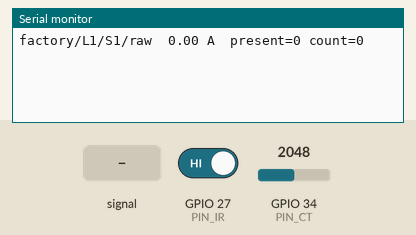
The program below on a simulated ESP32. On the bench: the last lines printed to the serial monitor. The inputs (shaded band) are chosen by the test bench; at power-on: GPIO 27 (PIN_IR) HIGH, GPIO 34 (PIN_CT) = 2048 (analog values on the 0–4095 scale). WiFi joins after 1.5 s; servers stay silent unless stated; no MQTT or app messages arrive unless stated.

Above: at 2.7 s.
2.8 s: GPIO 34 (PIN_CT) fed a 200 Hz sine of ±327 counts around its level
At 4.1 s:
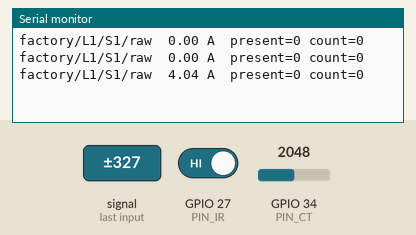
4.3 s: GPIO 27 (PIN_IR) driven LOW
At 5.5 s:
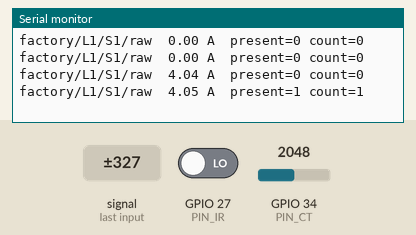
5.8 s: GPIO 34 (PIN_CT) set to 2866
At 5.8 s:
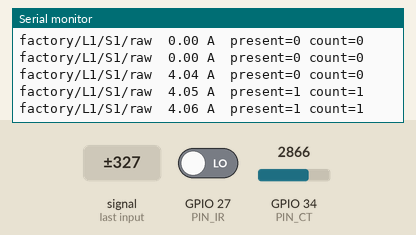
7.3 s: GPIO 27 (PIN_IR) driven HIGH
At 8.5 s:
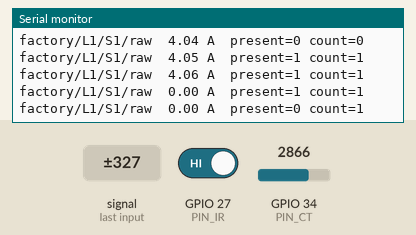
Timing chart, 0 to 9.8 s (numbered marks = the images above; inputs shaded):
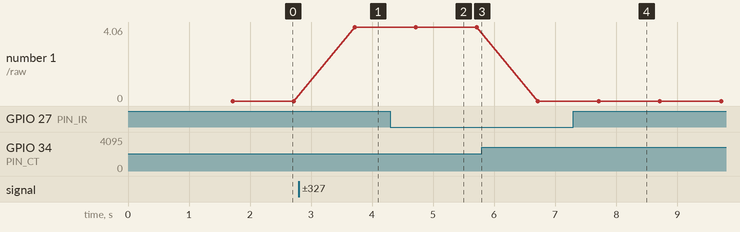

Measured:
- after the input at 2.8 s, the serial monitor: prints a new line after 0.92 s (image 1)
- after the input at 4.3 s, the serial monitor: prints a new line after 0.42 s (image 2)
- after the input at 7.3 s, the serial monitor: prints a new line after 0.42 s (image 4)
- plotted number 1: 0 → 4.04 after the input at 2.8 s

The program:

main.cpp
```cpp
// Real-Time Factory Digital Twin — retrofit edge firmware (build plan Phase 8, Route B)
//
// A clamp-on CT (SCT-013) + an IR/proximity part sensor on an ESP32, publishing the
// SAME raw MQTT schema the emulator uses. NO PLC, NO machine modification. Machine
// STATE is inferred downstream by services/inference (novelty #1) — this node ships
// only the measured signals.
//
// Publishes to:  factory/{LINE_ID}/{STATION_ID}/raw   ~1 Hz
//   { "ts": <ISO8601 or ""> , "line_id","station_id","current_a","part_present","part_count" }
//
// Wiring (typical):
//   SCT-013 -> burden resistor + 1.65V bias divider -> GPIO34 (ADC1_CH6)
//   IR/proximity sensor digital out -> GPIO27 (active LOW when a part is present)
//
// libs (see platformio.ini): PubSubClient (MQTT), ArduinoJson

#include <WiFi.h>
#include <PubSubClient.h>
#include <ArduinoJson.h>

// ----------------------- CONFIG (edit these) -----------------------
static const char* WIFI_SSID     = "YOUR_WIFI";
static const char* WIFI_PASS     = "YOUR_WIFI_PASSWORD";
static const char* MQTT_HOST     = "192.168.1.10";   // the Mosquitto broker host
static const int   MQTT_PORT     = 1883;

static const char* LINE_ID       = "L1";
static const char* STATION_ID    = "S1";

static const int   PIN_CT        = 34;   // ADC1 pin for the CT burden voltage
static const int   PIN_IR        = 27;   // IR/proximity digital input
static const bool  IR_ACTIVE_LOW = true; // most IR modules pull LOW on detect

// SCT-013 calibration: amps per RMS-count. Tune against a known load (see README).
static const float CURRENT_CAL   = 0.0180f;
static const int   RMS_SAMPLES   = 1480;  // ~3 mains cycles at the sample rate
static const uint32_t PUBLISH_MS = 1000;  // publish cadence

// ----------------------- state -----------------------
WiFiClient      net;
PubSubClient    mqtt(net);
char            topic[80];
volatile uint32_t partCount = 0;
int             lastIr = HIGH;
uint32_t        lastPublish = 0;

// ----------------------- helpers -----------------------
float readCurrentRms() {
  // Remove DC bias with a running mean, accumulate squared AC component.
  double sumSq = 0.0;
  double mean  = analogRead(PIN_CT);
  for (int i = 0; i < RMS_SAMPLES; i++) {
    int raw = analogRead(PIN_CT);
    mean += (raw - mean) / 40.0;          // track the mid-rail bias
    double ac = raw - mean;
    sumSq += ac * ac;
  }
  double rms = sqrt(sumSq / RMS_SAMPLES);
  return (float)(rms * CURRENT_CAL);
}

bool readPartPresent() {
  int v = digitalRead(PIN_IR);
  return IR_ACTIVE_LOW ? (v == LOW) : (v == HIGH);
}

void pollIrEdge() {
  int v = digitalRead(PIN_IR);
  int detect = IR_ACTIVE_LOW ? LOW : HIGH;
  if (v == detect && lastIr != detect) partCount++;   // rising edge of "part present"
  lastIr = v;
}

void connectWifi() {
  WiFi.mode(WIFI_STA);
  WiFi.begin(WIFI_SSID, WIFI_PASS);
  while (WiFi.status() != WL_CONNECTED) { delay(300); }
}

void connectMqtt() {
  mqtt.setServer(MQTT_HOST, MQTT_PORT);
  while (!mqtt.connected()) {
    String cid = String("esp32-") + STATION_ID + "-" + String((uint32_t)ESP.getEfuseMac(), HEX);
    if (mqtt.connect(cid.c_str())) break;
    delay(1000);
  }
}

// ----------------------- arduino -----------------------
void setup() {
  Serial.begin(115200);
  pinMode(PIN_IR, IR_ACTIVE_LOW ? INPUT_PULLUP : INPUT);
  analogReadResolution(12);
  snprintf(topic, sizeof(topic), "factory/%s/%s/raw", LINE_ID, STATION_ID);
  connectWifi();
  connectMqtt();
}

void loop() {
  if (WiFi.status() != WL_CONNECTED) connectWifi();
  if (!mqtt.connected()) connectMqtt();
  mqtt.loop();

  pollIrEdge();  // catch part edges between publishes

  uint32_t now = millis();
  if (now - lastPublish >= PUBLISH_MS) {
    lastPublish = now;
    float amps = readCurrentRms();
    bool present = readPartPresent();

    JsonDocument doc;
    // no "ts" field: services/inference stamps arrival time (or add NTP here to
    // send a real ISO-8601 timestamp).
    doc["line_id"]      = LINE_ID;
    doc["station_id"]   = STATION_ID;
    doc["current_a"]    = amps;
    doc["part_present"] = present;
    doc["part_count"]   = partCount;

    char buf[192];
    size_t n = serializeJson(doc, buf, sizeof(buf));
    mqtt.publish(topic, buf, n);
    Serial.printf("%s  %.2f A  present=%d count=%u\n", topic, amps, present, partCount);
  }
}
```
